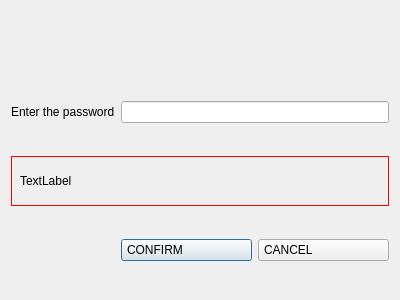
<?xml version="1.0" encoding="UTF-8"?>
<ui version="4.0">
 <class>DBAdmin</class>
 <widget class="QDialog" name="DBAdmin">
  <property name="geometry">
   <rect>
    <x>0</x>
    <y>0</y>
    <width>400</width>
    <height>300</height>
   </rect>
  </property>
  <property name="windowTitle">
   <string>Dialog</string>
  </property>
  <property name="styleSheet">
   <string notr="true">QPushButton 
{
text-align: left;
padding: 3px;
padding-left: 5px;
}</string>
  </property>
  <layout class="QGridLayout" name="gridLayout">
   <item row="1" column="0">
    <widget class="QLabel" name="label_password">
     <property name="text">
      <string>Enter the password</string>
     </property>
    </widget>
   </item>
   <item row="2" column="0" colspan="2">
    <widget class="QLabel" name="label_error">
     <property name="maximumSize">
      <size>
       <width>16777215</width>
       <height>50</height>
      </size>
     </property>
     <property name="styleSheet">
      <string notr="true">border:1px solid red;
padding: 5px;</string>
     </property>
     <property name="text">
      <string>TextLabel</string>
     </property>
    </widget>
   </item>
   <item row="0" column="0" colspan="2">
    <widget class="QLabel" name="label_logo">
     <property name="maximumSize">
      <size>
       <width>16777215</width>
       <height>30</height>
      </size>
     </property>
     <property name="text">
      <string/>
     </property>
    </widget>
   </item>
   <item row="1" column="1">
    <widget class="QLineEdit" name="lineEdit_password">
     <property name="maxLength">
      <number>16</number>
     </property>
     <property name="echoMode">
      <enum>QLineEdit::Password</enum>
     </property>
    </widget>
   </item>
   <item row="3" column="1">
    <layout class="QHBoxLayout" name="horizontalLayout">
     <item>
      <widget class="QPushButton" name="pushButton_login">
       <property name="text">
        <string>CONFIRM</string>
       </property>
      </widget>
     </item>
     <item>
      <widget class="QPushButton" name="pushButton_cancel">
       <property name="text">
        <string>CANCEL</string>
       </property>
      </widget>
     </item>
    </layout>
   </item>
  </layout>
 </widget>
 <resources/>
 <connections/>
</ui>
